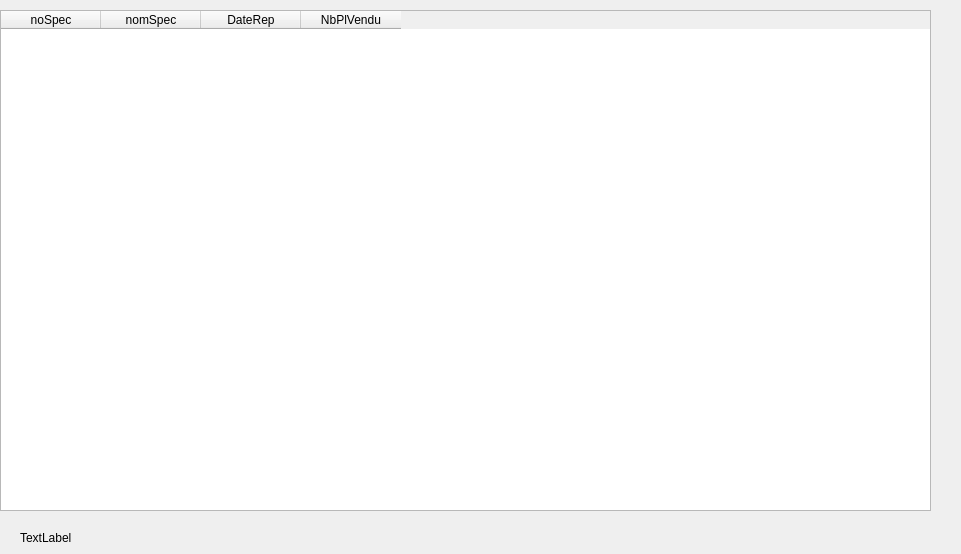
<?xml version="1.0" encoding="UTF-8"?>
<ui version="4.0">
 <class>Form</class>
 <widget class="QWidget" name="Form">
  <property name="geometry">
   <rect>
    <x>0</x>
    <y>0</y>
    <width>961</width>
    <height>554</height>
   </rect>
  </property>
  <property name="windowTitle">
   <string>Form</string>
  </property>
  <widget class="QTableWidget" name="table">
   <property name="geometry">
    <rect>
     <x>0</x>
     <y>10</y>
     <width>931</width>
     <height>501</height>
    </rect>
   </property>
   <column>
    <property name="text">
     <string>noSpec</string>
    </property>
   </column>
   <column>
    <property name="text">
     <string>nomSpec</string>
    </property>
   </column>
   <column>
    <property name="text">
     <string>DateRep</string>
    </property>
   </column>
   <column>
    <property name="text">
     <string>NbPlVendu</string>
    </property>
   </column>
  </widget>
  <widget class="QLabel" name="label">
   <property name="geometry">
    <rect>
     <x>20</x>
     <y>530</y>
     <width>731</width>
     <height>16</height>
    </rect>
   </property>
   <property name="text">
    <string>TextLabel</string>
   </property>
  </widget>
 </widget>
 <resources/>
 <connections/>
</ui>
